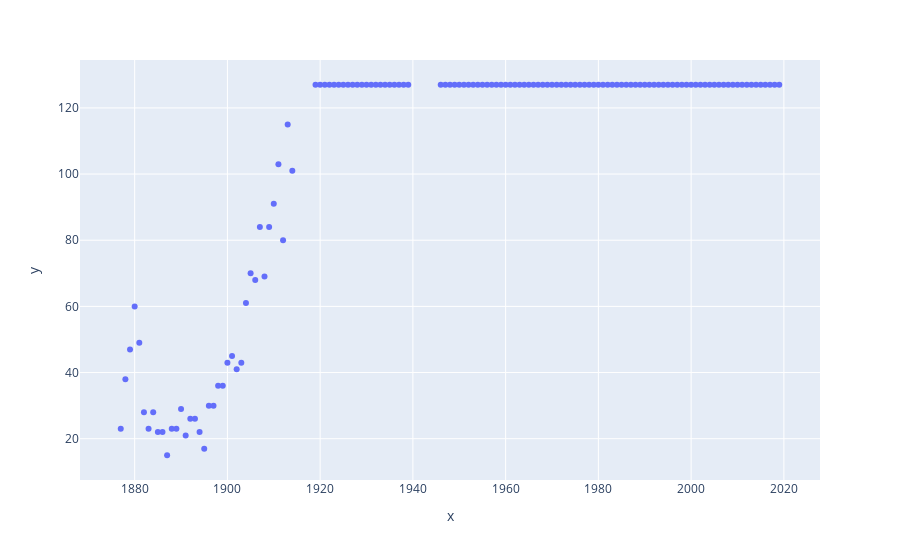

Source (notebook cell):
### Code cell
year_count = plot_completeness(mens_only, 'Mens')
pxe.scatter(x=year_count.index, y=year_count.values)

### Figure 1 — Plotly figure (JSON) as saved in the notebook; plotly's stock layout.template omitted (floating-point values rounded to 4 significant figures; data arrays with more than 128 entries replaced by an {"elided": "..."} marker saying what was removed)
{"data": [{"hovertemplate": "x=%{x}<br>y=%{y}<extra></extra>", "legendgroup": "", "marker": {"color": "#636efa", "symbol": "circle"}, "mode": "markers", "name": "", "orientation": "v", "showlegend": false, "type": "scatter", "x": {"elided": "133 int values"}, "xaxis": "x", "y": {"elided": "133 int values"}, "yaxis": "y"}], "layout": {"legend": {"tracegroupgap": 0}, "margin": {"t": 60}, "xaxis": {"anchor": "y", "domain": [0, 1], "title": {"text": "x"}}, "yaxis": {"anchor": "x", "domain": [0, 1], "title": {"text": "y"}}}}
